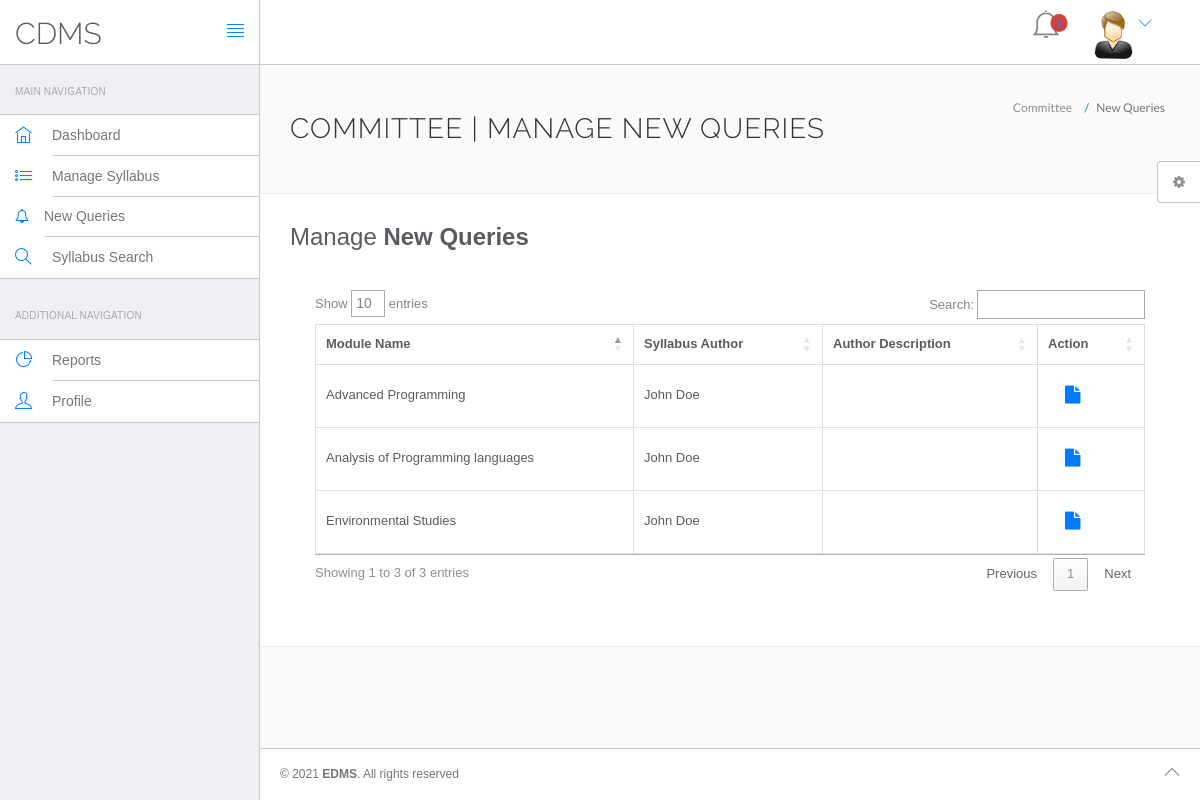
/views/Committees/new-queries.php (signed in), run on the app's committed database.
### tables this page shows
CREATE TABLE IF NOT EXISTS `syllabus` (
  `Syllabus_ID` int NOT NULL AUTO_INCREMENT,
  `Author_ID` int NOT NULL,
  `Committee_ID` int NOT NULL,
  `Module_code` varchar(10) NOT NULL,
  `Module_name` varchar(50) NOT NULL,
  `Link_to_syllabus` varchar(150) DEFAULT NULL,
  `Years_outdated` int NOT NULL,
  `Level` int NOT NULL,
  `Remarks` varchar(150) DEFAULT NULL,
  `Approval_Status` varchar(50) DEFAULT NULL,
  PRIMARY KEY (`Syllabus_ID`),
  KEY `Syllabus_Author_ID_fk` (`Author_ID`) USING BTREE,
  KEY `syllabus_committee_ID_fk` (`Committee_ID`) USING BTREE
);

CREATE TABLE IF NOT EXISTS `syllabus_author` (
  `Author_ID` int NOT NULL,
  `Faculty_ID` int NOT NULL,
  `School_ID` int NOT NULL,
  `Name` varchar(50) NOT NULL,
  `Profile_Picture` varchar(50) DEFAULT NULL,
  `Email` varchar(50) DEFAULT NULL,
  `Address` varchar(100) DEFAULT NULL,
  `Education` varchar(60) DEFAULT NULL,
  `Skill` varchar(100) DEFAULT NULL,
  `Position` varchar(50) NOT NULL,
  `Note` varchar(150) DEFAULT NULL,
  PRIMARY KEY (`Author_ID`),
  UNIQUE KEY `Faculty_ID` (`Faculty_ID`) USING BTREE,
  UNIQUE KEY `School_ID` (`School_ID`),
  UNIQUE KEY `Email` (`Email`)
);

### views/committees/new-queries.php (the view, shortened to what this page needs)
<?php
	include('include/config.php');
	$id = $_SESSION['cid'];
?>
<!DOCTYPE html>
<html lang="en">
    <head>
		<link rel="stylesheet" href="vendor/bootstrap/css/bootstrap.min.css">
		<link rel="stylesheet" href="vendor/fontawesome/css/font-awesome.min.css">
		<link rel="stylesheet" href="vendor/themify-icons/themify-icons.min.css">
		<link href="vendor/animate.css/animate.min.css" rel="stylesheet" media="screen">
		<link href="vendor/perfect-scrollbar/perfect-scrollbar.min.css" rel="stylesheet" media="screen">
		<link href="vendor/switchery/switchery.min.css" rel="stylesheet" media="screen">
		<link href="vendor/bootstrap-touchspin/jquery.bootstrap-touchspin.min.css" rel="stylesheet" media="screen">
		<link href="vendor/select2/select2.min.css" rel="stylesheet" media="screen">
		<link href="vendor/bootstrap-datepicker/bootstrap-datepicker3.standalone.min.css" rel="stylesheet" media="screen">
		<link href="vendor/bootstrap-timepicker/bootstrap-timepicker.min.css" rel="stylesheet" media="screen">
		<link href="https://cdn.datatables.net/1.10.24/css/jquery.dataTables.min.css" rel="stylesheet"/>
		<link rel="stylesheet" href="assets/css/styles.css">
		<link rel="stylesheet" href="assets/css/plugins.css">
		<link rel="stylesheet" href="assets/css/themes/theme-1.css" id="skin_color" />
    </head>
    <body>
    <div id="app">
        <?php include('include/sidebar.php');?>
        <div class="app-content">
            <?php include('include/header.php');?>
            <div class="main-content">
                <div class="wrap-content container" id="container">
					<section id="page-title">
						<div class="row">
							<div class="col-sm-8">
								<h1 class="mainTitle">Committee | Manage New Queries</h1>
							</div>
							<ol class="breadcrumb">
								<li>
							    	<span>Committee</span>
								</li>
								<li class="active">
									<span>New Queries</span>
								</li>
							</ol>
						</div>
					</section>
                    <div class="container-fluid container-fullw bg-white">
						<div class="row">
					    	<div class="col-md-12">
								<div class="card">
									<div class=".card-header bg-white">
										<h3 class="over-title margin-bottom-15">Manage <span class="text-bold">New Queries</span></h5>
									</div>
									<div class="card-body" style="padding: 25px;">
										<table class="table table-bordered table-hover" id="sample-table-1">
											<thead>
												<tr>
													<th>Module Name</th>
													<th class="hidden-xs">Syllabus Author</th>
													<th>Author Description</th>
													<th>Action</th>
												</tr>
											</thead>
											<tbody>
												<?php
													$sql1 = mysqli_query($conn,"SELECT * FROM syllabus WHERE Committee_ID = '$id' AND Approval_Status ='Pending Review'");
													while($row1=mysqli_fetch_assoc($sql1))
													{
														$AuthID = $row1['Author_ID'];
														$morris = mysqli_query($conn,"SELECT * FROM syllabus_author WHERE Author_ID = '$AuthID'");
														while($kingz=mysqli_fetch_assoc($morris))
														{
												?>
												<tr>
													<td class="hidden-xs"><?php echo $row1['Module_name'];?></td>
													<td><?php echo $kingz['Name'];?></td>
													<td><?php echo $kingz['Description'];?></td>
													<td>
														<div class="visible-md visible-lg hidden-sm hidden-xs">
															<a href="query-details.php?id=<?php echo $row1['Syllabus_ID'] ?>" class="btn btn-transparent btn-lg" title="View Details"><i class="fa fa-file"></i></a>
														</div>
													</td>
												</tr>
												<?php
													}}
												?>
											</tbody>
										</table>
									</div>
								</div>
							</div>
						</div>
					</div>
				</div>
			</div>
        </div>
		<?php include('include/footer.php');?>
		<?php include('include/setting.php');?>
        </div>
    </body>
</html>

### views/committees/assets/css/themes/theme-1.css (style rules this page uses)
body { background: #FAFAFA; }

### data on the page
syllabus: Module_name "Advanced Programming"
syllabus_author: Name "John Doe"
syllabus: Module_name "Environmental Studies"
syllabus: Module_name "Analysis of Programming languages"
